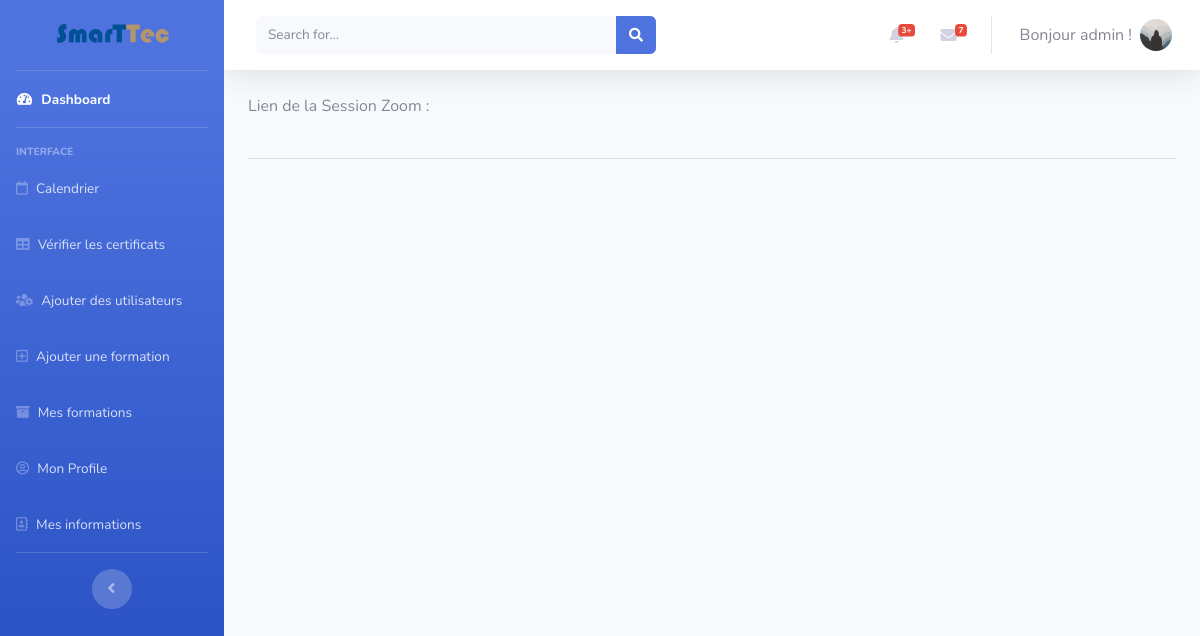
/mesformations/1 (signed in), run on an earlier commit of the app's database.
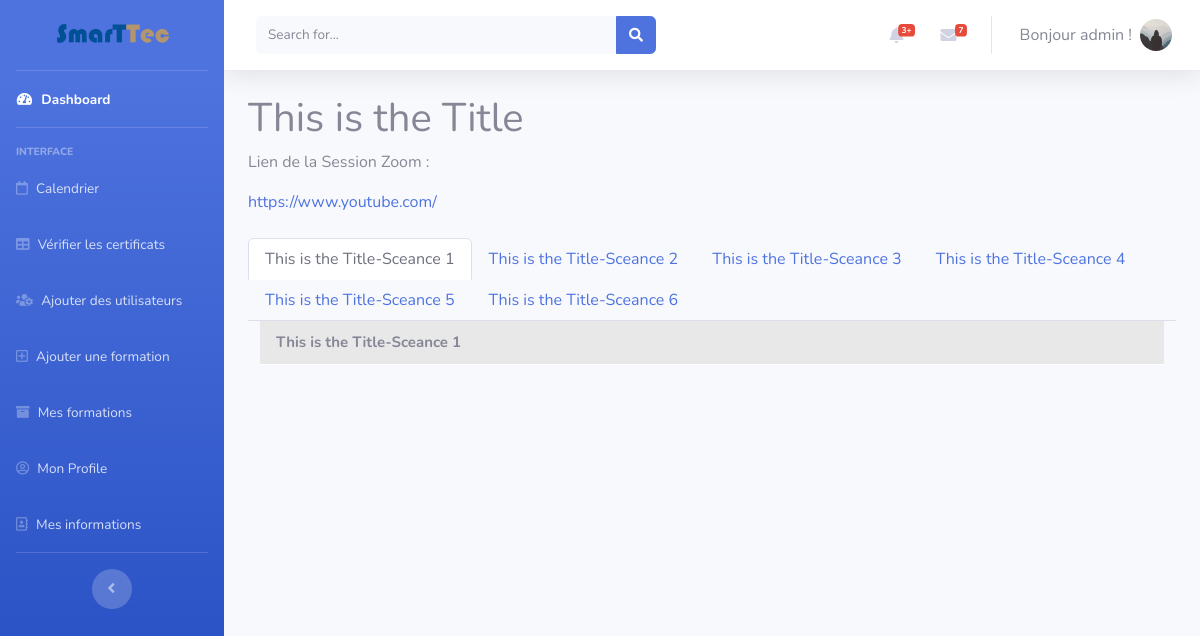
And on a later commit of the database.
### flaskblog/models.py (models this page shows, shortened)
class Post(db.Model):
    id = db.Column(db.Integer, primary_key=True)
    title = db.Column(db.String(100), nullable=False)
    price = db.Column(db.Integer, nullable=False)
    youtube_url = db.Column(db.String(200), nullable=True)
    num_posts = db.Column(db.Integer, nullable=False)
    date_posted = db.Column(db.DateTime, nullable=False,
                            default=datetime.utcnow)
    content = db.Column(db.Text, nullable=False)
    description = db.Column(db.Text, nullable=False)
    start_date = db.Column(db.DateTime, nullable=False,
                           default=datetime.utcnow)
    zoom_link = db.Column(db.String(200))
    theme = db.Column(db.String(20), default="theme 1")
    user_id = db.Column(db.Integer, db.ForeignKey('user.id'), nullable=False)
    images = db.relationship('PostImage', backref='post', lazy=True)
    subscriptions = db.relationship(
        'Subscription', backref='subscribers', lazy=True)
    sceances = db.relationship(
        'Sceance', backref='session', lazy=True)

class Sceance(db.Model):
    id = db.Column(db.Integer, primary_key=True)
    num = db.Column(db.Integer, nullable=False)
    title = db.Column(db.String(100), nullable=False)
    content = db.Column(db.Text, nullable=True)
    start_date = db.Column(db.DateTime, nullable=False,
                           default=datetime.utcnow)
    session_id = db.Column(
        db.Integer, db.ForeignKey('post.id'), nullable=False)
    zoom_video = db.Column(db.String(200), nullable=True)
    documents = db.relationship('Document', backref='sceance.id', lazy=False)

### flaskblog/users/routes.py (the view)
@ users.route("/mesformations/<int:post_id>")
@ login_required
def mesformations(post_id):
    post = Post.query.get(post_id)
    return render_template('mesFormations.html', current_user=current_user, post=post)

### flaskblog/models.py (called while the page is built)
@login_manager.user_loader
def load_user(user_id):
    return User.query.get(int(user_id))

### flaskblog/templates/startbootstrap-sb-admin-2-gh-pages/mesFormations.html (shortened to what this page needs)
{% extends 'base.html' %} {% block content %}
<div id="wrapper">
  {% include 'Sidebar.html' %}
  <div id="content-wrapper" class="d-flex flex-column">
    <div id="content">
      {% include 'Topbar.html' %}
      <div class="container-fluid">
        <h1>{{post.title}}</h1>
        <p>Lien de la Session Zoom :</p>
        <a href="{{post.zoom_link}}">{{post.zoom_link}}</a>
        <ul class="nav nav-tabs" id="myTab" role="tablist">
          {% for sc in post.sceances %}
          <li class="nav-item">
            <a
              {% if sc.num==1 %}
              class="nav-link active"
              {% else %}
              class="nav-link"
              {% endif %}
              id="home-tab"
              data-toggle="tab"
              href="#sc{{sc.id}}"
              role="tab"
              aria-controls="home"
              aria-selected="true"
              >{{sc.title}}</a
            >
          </li>
          {% endfor %}
        </ul>
        <div class="tab-content" id="myTabContent">
          {% for sc in post.sceances %}
          <div
            {% if sc.num==1 %}
            class="tab-pane fade show active"
            {% else %}
            class="tab-pane fade show"
            {% endif %}
            id="sc{{sc.id}}"
            role="tabpanel"
            aria-labelledby="home-tab"
          >
            <div class="col-sm-12 course-section">
              <div class="section-title">{{sc.title}}</div>
            </div>
          </div>
          {% endfor %}
        </div>
      </div>
    </div>
  </div>
</div>
{% endblock %}

What changed in the data, as far as the page shows it:
added Post: title "This is the Title", zoom_link "https://www.youtube.com/"
added Sceance: title "This is the Title-Sceance 1", num 1 (drawn)
added Sceance: title "This is the Title-Sceance 2", shown under "This is the Title"
added Sceance: title "This is the Title-Sceance 3", shown under "This is the Title"
added Sceance: title "This is the Title-Sceance 4", shown under "This is the Title"
added Sceance: title "This is the Title-Sceance 5", shown under "This is the Title"
added Sceance: title "This is the Title-Sceance 6", shown under "This is the Title"
